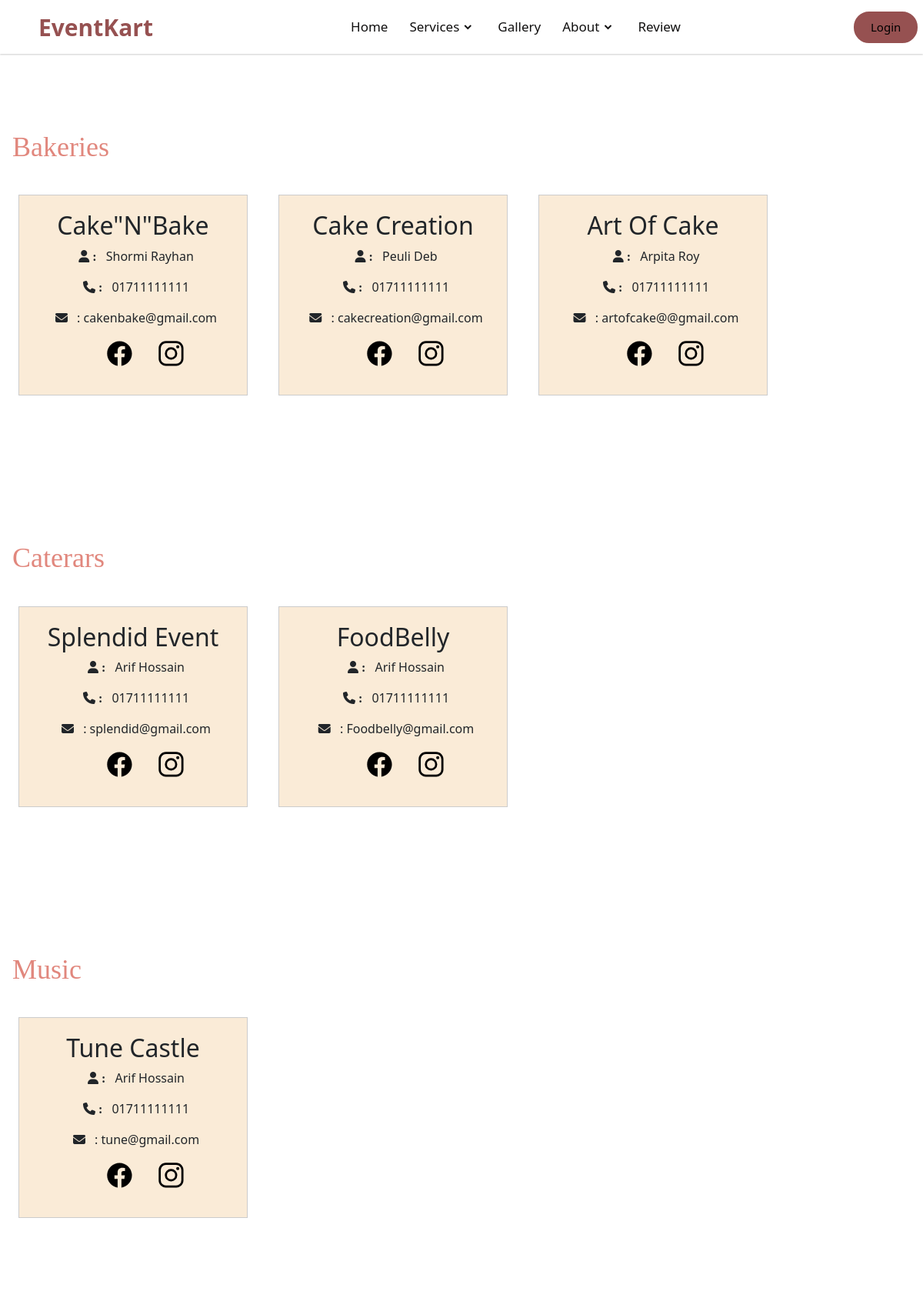
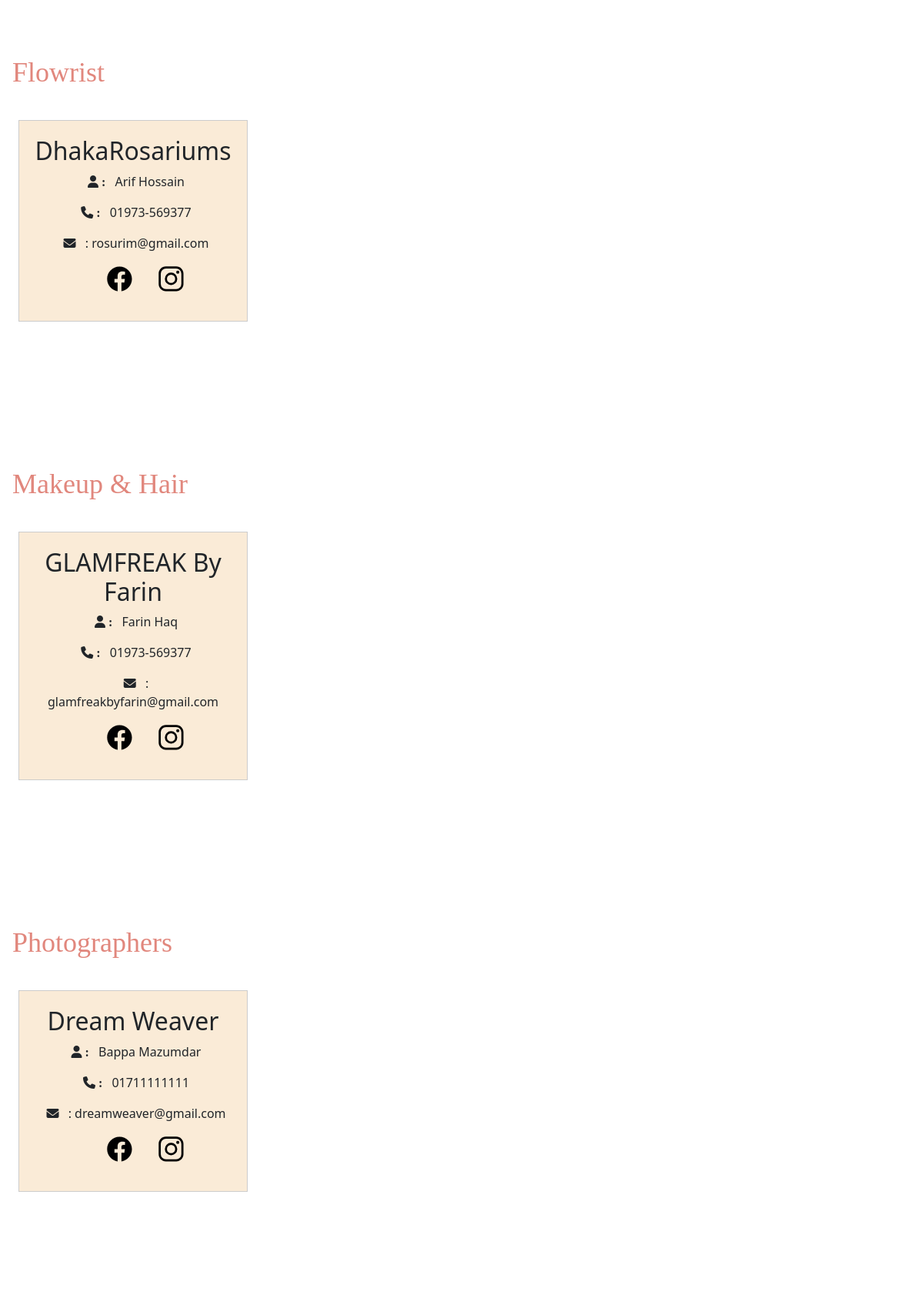
The page /section/partners.php (upper part) on the database its author committed (2 pictures, top to bottom).
### tables this page shows
CREATE TABLE `partners` (
  `id` int(11) NOT NULL,
  `com_name` varchar(100) NOT NULL,
  `owner_name` varchar(100) NOT NULL,
  `category` varchar(200) NOT NULL,
  `phone` varchar(15) NOT NULL,
  `email` varchar(200) NOT NULL,
  `facebook` varchar(200) NOT NULL,
  `instragram` varchar(200) NOT NULL
);

### section/partners.php (the view, shortened to what this page needs)
<!DOCTYPE html>
<html lang="en">
<head>
    <link rel="stylesheet" href="https://cdnjs.cloudflare.com/ajax/libs/font-awesome/6.1.1/css/all.min.css"
 />
    <link href="https://cdn.jsdelivr.net/npm/bootstrap@5.3.0/dist/css/bootstrap.min.css" rel="stylesheet">
    <link href="https://cdnjs.cloudflare.com/ajax/libs/font-awesome/5.15.3/css/all.min.css" rel="stylesheet">
    <link href='https://unpkg.com/boxicons@2.0.7/css/boxicons.min.css' rel='stylesheet'>
    <link rel="stylesheet" href="../css/nav.css">
    <link rel="stylesheet" href="../css/partners2.css">
    <link rel="stylesheet" href="../css/foter.css">
</head>
<body>
    <?php
    include '../admin-panel/config/dbconn.php';
    $insert = "SELECT * FROM `partners`";
    $result = mysqli_query($connection, $insert);
    ?>
    <?php
    include "../connection/navuser.php";
    ?>
    <div class="container about-container">
        <h2 class="about-heading">Bakeries</h2>
    </div>
    <div class="container">
        <div class="row">
            <?php while ($row = mysqli_fetch_assoc($result)) {
                if ($row['category'] == "Bakeries") {
                    ?>
                    <div class="col-md-6  col-lg-3 grid-item">
                        <h2>
                            <?php echo $row['com_name']; ?>
                        </h2>
                        <p> <i class="fa-solid fa-user px-2"> : </i>
                            <?php echo $row['owner_name']; ?>
                        </p>
                        <p class="cont"><i class="fa-solid fa-phone px-2 "> : </i><a href="tel:<?php echo $row['phone']; ?>">
                                <?php echo $row['phone']; ?>
                            </a>
                        </p>
                        <p class="cont"><i class="fa-solid fa-envelope px-2 "></i> : <a
                                href="mailto:<?php echo $row['email']; ?>">
                                <?php echo $row['email']; ?>
                            </a> </p>
                        <ul class="social-list1">
                            <li>
                                <a href="<?php echo $row['facebook']; ?>" class="social-link1">
                                    <ion-icon name="logo-facebook"></ion-icon>
                                </a>
                            </li>
                            <li>
                                <a href="<?php echo $row['instragram']; ?>" class="social-link1">
                                    <ion-icon name="logo-instagram"></ion-icon>
                                </a>
                            </li>
                        </ul>
                    </div>
                    <?php
                }
            } ?>
        </div>
    </div>
    <div class="container about-container">
        <h2 class="about-heading">Caterars</h2>
    </div>
    <div class="container">
        <div class="row">
            <?php
            $insert = "SELECT * FROM `partners`";
            $result = mysqli_query($connection, $insert);
            while ($row = mysqli_fetch_assoc($result)) {
                if ($row['category'] == "Caterars") {
                    ?>
                    <div class="col-md-6  col-lg-3 grid-item">
                        <h2>
                            <?php echo $row['com_name']; ?>
                        </h2>
                        <p> <i class="fa-solid fa-user px-2"> : </i>
                            <?php echo $row['owner_name']; ?>
                        </p>
                        <p class="cont"><i class="fa-solid fa-phone px-2 "> : </i><a href="tel:<?php echo $row['phone']; ?>">
                                <?php echo $row['phone']; ?>
                            </a>
                        </p>
                        <p class="cont"><i class="fa-solid fa-envelope px-2 "></i> : <a
                                href="mailto:<?php echo $row['email']; ?>">
                                <?php echo $row['email']; ?>
                            </a> </p>
                        <ul class="social-list1">
                            <li>
                                <a href="<?php echo $row['facebook']; ?>" class="social-link1">
                                    <ion-icon name="logo-facebook"></ion-icon>
                                </a>
                            </li>
                            <li>
                                <a href="<?php echo $row['instragram']; ?>" class="social-link1">
                                    <ion-icon name="logo-instagram"></ion-icon>
                                </a>
                            </li>
                        </ul>
                    </div>
                    <?php
                }
            } ?>
        </div>
    </div>
    <div class="container about-container">
        <h2 class="about-heading">Music</h2>
    </div>
    <div class="container">
        <div class="row">
            <?php
            $insert = "SELECT * FROM `partners`";
            $result = mysqli_query($connection, $insert);
            while ($row = mysqli_fetch_assoc($result)) {
                if ($row['category'] == "Music") {
                    ?>
                    <div class="col-md-6  col-lg-3 grid-item">
                        <h2>
                            <?php echo $row['com_name']; ?>
                        </h2>
                        <p> <i class="fa-solid fa-user px-2"> : </i>
                            <?php echo $row['owner_name']; ?>
                        </p>
                        <p class="cont"><i class="fa-solid fa-phone px-2 "> : </i><a href="tel:<?php echo $row['phone']; ?>">
                                <?php echo $row['phone']; ?>
                            </a>
                        </p>
                        <p class="cont"><i class="fa-solid fa-envelope px-2 "></i> : <a
                                href="mailto:<?php echo $row['email']; ?>">
                                <?php echo $row['email']; ?>
                            </a> </p>
                        <ul class="social-list1">
                            <li>
                                <a href="<?php echo $row['facebook']; ?>" class="social-link1">
                                    <ion-icon name="logo-facebook"></ion-icon>
                                </a>
                            </li>
                            <li>
                                <a href="<?php echo $row['instragram']; ?>" class="social-link1">
                                    <ion-icon name="logo-instagram"></ion-icon>
                                </a>
                            </li>
                        </ul>
                    </div>
                    <?php
                }
            } ?>
        </div>
    </div>
    <div class="container about-container">
        <h2 class="about-heading">Flowrist</h2>
    </div>
    <div class="container">
        <div class="row">
            <?php
            $insert = "SELECT * FROM `partners`";
            $result = mysqli_query($connection, $insert);
            while ($row = mysqli_fetch_assoc($result)) {
                if ($row['category'] == "Flowrist") {
                    ?>
                    <div class="col-md-6  col-lg-3 grid-item">
                        <h2>
                            <?php echo $row['com_name']; ?>
                        </h2>
                        <p> <i class="fa-solid fa-user px-2"> : </i>
                            <?php echo $row['owner_name']; ?>
                        </p>
                        <p class="cont"><i class="fa-solid fa-phone px-2 "> : </i><a href="tel:<?php echo $row['phone']; ?>">
                                <?php echo $row['phone']; ?>
                            </a>
                        </p>
                        <p class="cont"><i class="fa-solid fa-envelope px-2 "></i> : <a
                                href="mailto:<?php echo $row['email']; ?>">
                                <?php echo $row['email']; ?>
                            </a> </p>
                        <ul class="social-list1">
                            <li>
                                <a href="<?php echo $row['facebook']; ?>" class="social-link1">
                                    <ion-icon name="logo-facebook"></ion-icon>
                                </a>
                            </li>
                            <li>
                                <a href="<?php echo $row['instragram']; ?>" class="social-link1">
                                    <ion-icon name="logo-instagram"></ion-icon>
                                </a>
                            </li>
                        </ul>
                    </div>
                    <?php
                }
            } ?>
        </div>
    </div>
    <div class="container about-container">
        <h2 class="about-heading">Makeup & Hair</h2>
    </div>
    <div class="container">
        <div class="row">
            <?php
            $insert = "SELECT * FROM `partners`";
            $result = mysqli_query($connection, $insert);
            while ($row = mysqli_fetch_assoc($result)) {
                if ($row['category'] == "Makeup & Hair") {
                    ?>
                    <div class="col-md-6  col-lg-3 grid-item">
                        <h2>
                            <?php echo $row['com_name']; ?>
                        </h2>
                        <p> <i class="fa-solid fa-user px-2"> : </i>
                            <?php echo $row['owner_name']; ?>
                        </p>
                        <p class="cont"><i class="fa-solid fa-phone px-2 "> : </i><a href="tel:<?php echo $row['phone']; ?>">
                                <?php echo $row['phone']; ?>
                            </a>
                        </p>
                        <p class="cont"><i class="fa-solid fa-envelope px-2 "></i> : <a
                                href="mailto:<?php echo $row['email']; ?>">
                                <?php echo $row['email']; ?>
                            </a> </p>
                        <ul class="social-list1">
                            <li>
                                <a href="<?php echo $row['facebook']; ?>" class="social-link1">
                                    <ion-icon name="logo-facebook"></ion-icon>
                                </a>
                            </li>
                            <li>
                                <a href="<?php echo $row['instragram']; ?>" class="social-link1">
                                    <ion-icon name="logo-instagram"></ion-icon>
                                </a>
                            </li>
                        </ul>
                    </div>
                    <?php
                }
            } ?>
        </div>
    </div>
    <div class="container about-container">
        <h2 class="about-heading">Photographers</h2>
    </div>
    <div class="container">
        <div class="row">
            <?php
            $insert = "SELECT * FROM `partners`";
            $result = mysqli_query($connection, $insert);
            while ($row = mysqli_fetch_assoc($result)) {
                if ($row['category'] == "Photographers") {
                    ?>
                    <div class="col-md-6  col-lg-3 grid-item">
                        <h2>
                            <?php echo $row['com_name']; ?>
                        </h2>
                        <p> <i class="fa-solid fa-user px-2"> : </i>
                            <?php echo $row['owner_name']; ?>
                        </p>
                        <p class="cont"><i class="fa-solid fa-phone px-2 "> : </i><a href="tel:<?php echo $row['phone']; ?>">
                                <?php echo $row['phone']; ?>
                            </a>
                        </p>
                        <p class="cont"><i class="fa-solid fa-envelope px-2 "></i> : <a
                                href="mailto:<?php echo $row['email']; ?>">
                                <?php echo $row['email']; ?>
                            </a> </p>
                        <ul class="social-list1">
                            <li>
                                <a href="<?php echo $row['facebook']; ?>" class="social-link1">
                                    <ion-icon name="logo-facebook"></ion-icon>
                                </a>
                            </li>
                            <li>
                                <a href="<?php echo $row['instragram']; ?>" class="social-link1">
                                    <ion-icon name="logo-instagram"></ion-icon>
                                </a>
                            </li>
                        </ul>
                    </div>
                    <?php
                }
            } ?>
        </div>
    </div>
    <div class="container about-container">
    </div>
</body>
</html>

### css/nav.css (style rules this page uses)
:root { --homecolor1: rgb(77, 35, 30); --homecolor2: rgb(225, 135, 125); --homecolor3: rgb(170, 112, 105); --white: #fff; }

### css/partners2.css (style rules this page uses)
.grid-item { border: 1px solid #ccc; padding: 20px; margin: 20px; background-color: antiquewhite; text-align: center; }
.about-container { text-align: left; padding-top: 100px; }
.about-heading { font-size: 36px; color: rgb(225, 135, 125); margin-bottom: 20px; margin-top: 70px; font-family: mv boli; }
.social-list1 { display: flex; gap: 30px; justify-content: center; }
.social-link1 { color: black; font-size: 2.3rem; }

### css/foter.css (style rules this page uses)
li { list-style: none; }
footer a, button, ion-icon { display: block; }
a { color: inherit; text-decoration: none; }
.container { padding-inline: 16px; }
@media (min-width: 575px) { .container { max-width: 540px; width: 100%; margin-inline: auto; } }
@media (min-width: 768px) { :root { --fs-1: 6.5rem; } }
@media (min-width: 768px) { .container { max-width: 720px; } }
@media (min-width: 992px) { :root { --fs-2: 4.8rem; --fs-3: 3.5rem; } }
@media (min-width: 992px) { .container { max-width: 950px; } }
@media (min-width: 1200px) { .container { max-width: 1250px; } }

### section/partners.php (style rules this page uses)
:root { --homecolor1: rgb(150, 81, 81); --homecolor2: rgb(225, 135, 125); --homecolor3: rgb(150, 81, 81); --white: #fff; --foot-btn-bg: rgb(3, 0, 0); --foot-btn-hover-bg: rgb(109, 55, 55); --black: rgb(3, 0, 0); --foot-bg: rgb(187, 118, 118); --foot-txt-size: 1.4rem; --foot-link-size: 1.2rem; --foot-list-tsize: 1.5rem; --copy-size: 1.3rem; --social-link-size: 2rem; --logo-size: 3rem; }

### rows shown on the page
partners: com_name "Cake\"N\"Bake", owner_name "Shormi Rayhan", phone "01711111111", email "cakenbake@gmail.com"
partners: com_name "Cake Creation", owner_name "Peuli Deb", phone "01711111111", email "cakecreation@gmail.com"
partners: com_name "Art Of Cake", owner_name "Arpita Roy", phone "01711111111", email "artofcake@@gmail.com"
partners: com_name "Splendid Event", owner_name "Arif Hossain", phone "01711111111", email "splendid@gmail.com"
partners: com_name "FoodBelly", owner_name "Arif Hossain", phone "01711111111", email "Foodbelly@gmail.com"
partners: com_name "Tune Castle", owner_name "Arif Hossain", phone "01711111111", email "tune@gmail.com"
partners: com_name "DhakaRosariums", owner_name "Arif Hossain", phone "01973-569377", email "rosurim@gmail.com"
partners: com_name "GLAMFREAK By Farin", owner_name "Farin Haq", phone "01973-569377", email "glamfreakbyfarin@gmail.com"
partners: com_name "Dream Weaver", owner_name "Bappa Mazumdar", phone "01711111111", email "dreamweaver@gmail.com"
